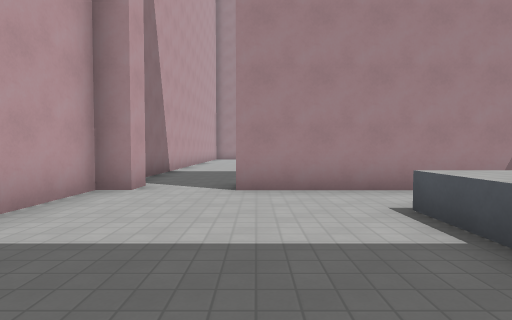
[1] (above)

17 first-person views from a walk through a level from a Godot 3-D game. The camera is 1.4 m above the floor, tilts 2° down and sees 80° across. The floor is counted in squares, 2 m on a side. Each view is taken from the middle of a square. On the plan, view 1 faces up. The plan holds only what a view shows up to about 10 squares ahead; the rest is blank. Surface patterns are stand-ins for the level's own textures.

[2]
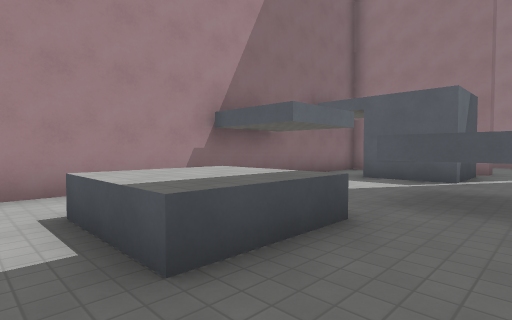

[3]
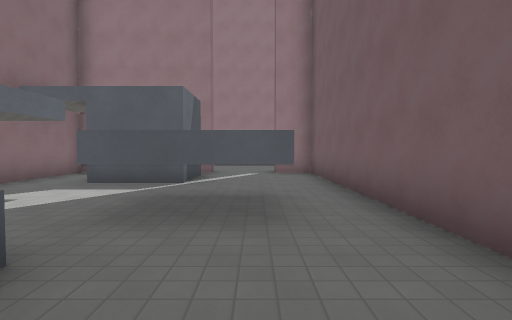

[4]
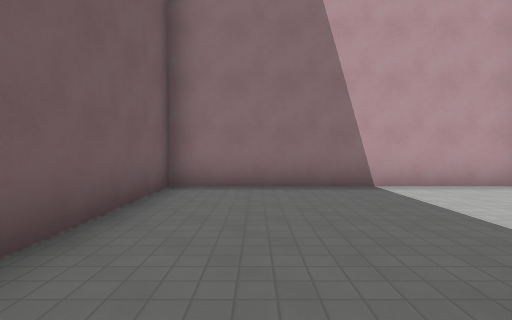

[5]
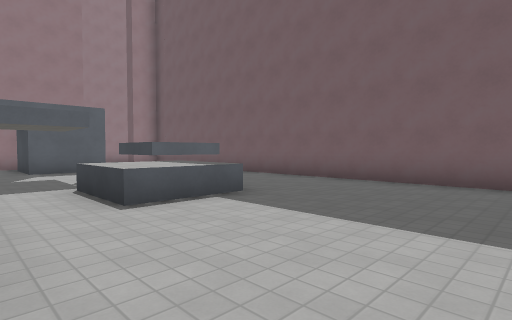

[6]
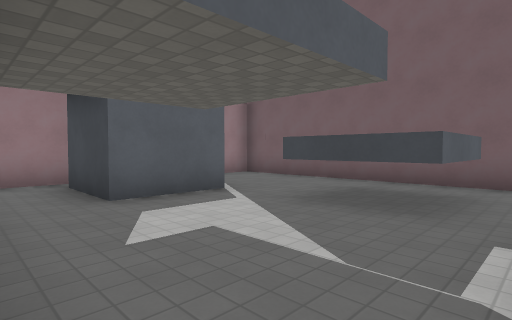

[7]
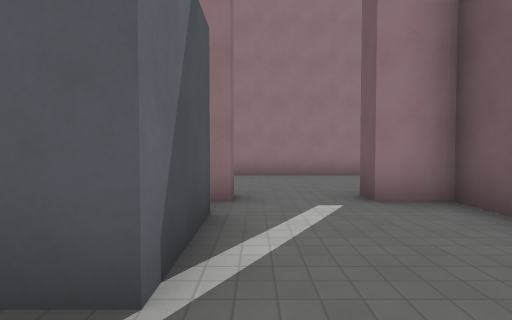

[8]
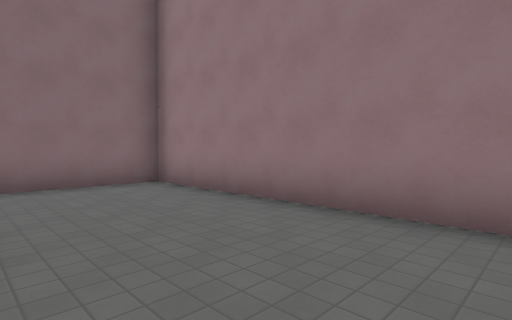

[9]
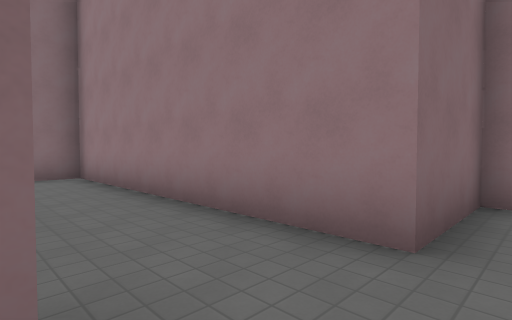

[10]
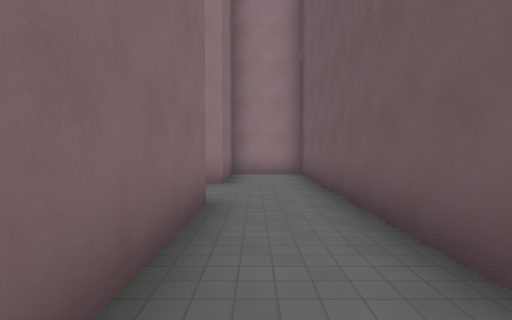

[11]
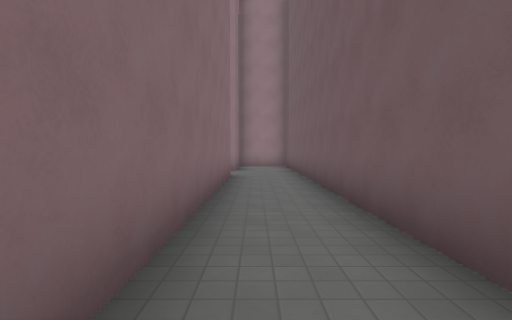

[12]
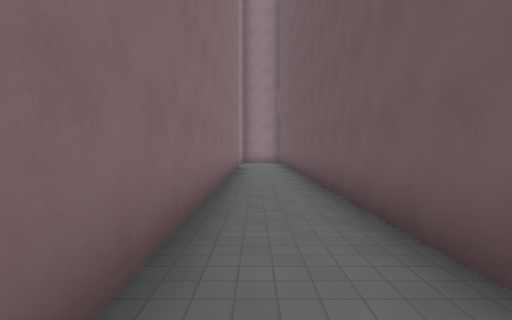

[13]
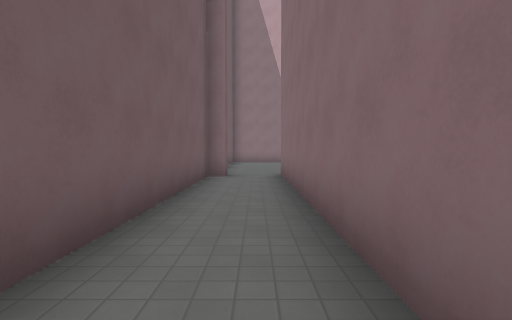

[14]
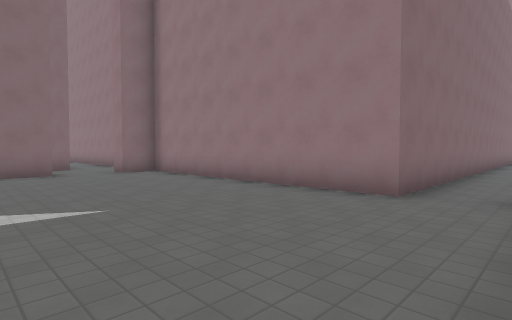

[15]
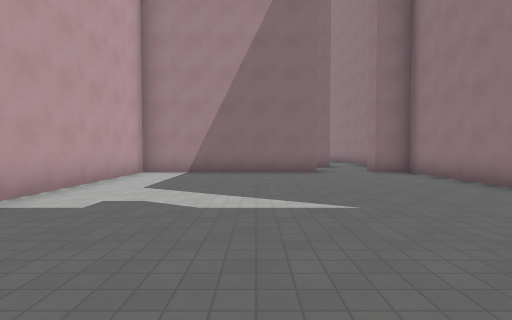

[16]
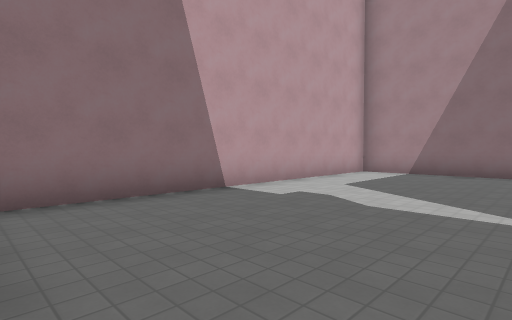

[17]
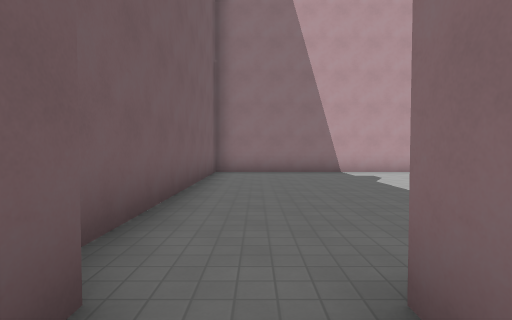

### Floor plan
Points are (right, up) in squares from view 1. A wall is a line through its corners. A room is listed if a view was taken in it or the views show most of it. See-through windows are left out.
Room 1 (views 1, 2, 3, 4, 5, 6)
walls: (4.8, -0.4) (4.8, 1.6) (6.9, 1.6); (8.3, 1.5) (8.3, 3.5) (10.4, 3.5); (-2.1, 5.2) (-2.8, 5.2) (-2.8, -1.6) (4.4, -1.6); (11.1, 3.2) (11.1, 5.2) (-0.4, 5.2)
low walls: (3.9, 1.5) (1.8, 1.5) (1.8, 3.5) (3.9, 3.5)
ways out: opening at (5.5, -1) to room 2; opening at (7.5, 1) to room 2; opening at (-1.5, 6)
Room 2 (views 7, 8)
walls: (11.6, 1.3) (11.1, 1.3); (10.4, 1.5) (8.3, 1.5); (15.2, -2.3) (15.2, 5.2) (12.5, 5.2); (4.4, -1.6) (11.1, -1.6) (11.1, -0.6) (11.8, -0.6)
ways out: opening at (5.5, -1) to room 1; opening at (7.5, 1) to room 1; opening at (14.5, -2) to room 3
Room 3 (views 9, 10, 11, 12, 13, 17)
walls: (13.1, -2.3) (-3.3, -2.3); (-3.4, -3.8) (-2.8, -3.8) (-2.8, -4.3) (17.5, -4.3) (17.5, -2.3) (15.2, -2.3)
ways out: opening at (14.5, -2) to room 2; opening at (-3, -3) to room 4
Room 4 (views 14, 15, 16)
walls: (-6.1, 5.2) (-11.4, 5.2) (-11.4, -4.3) (-4.1, -4.3); (-3.3, -2.3) (-3.3, 5.2) (-4.4, 5.2)
ways out: opening at (-3, -3) to room 3; opening at (-5.5, 6)

Where each view was taken, in squares from view 1:
view 1: 0 up, 0 right, facing up
view 2: 0 up, 1 right, facing up-right
view 3: 0 up, 2 right, facing right
view 4: 0 up, 3 right, facing left
view 5: 5 up, 2 left, facing down-right
view 6: 5 up, 4 right, facing down-right
view 7: 1 up, 7 right, facing right
view 8: 1 down, 12 right, facing up-right
view 9: 3 down, 13 right, facing up-right
view 10: 3 down, 9 right, facing right
view 11: 3 down, 5 right, facing right
view 12: 3 down, 1 right, facing right
view 13: 3 down, 5 right, facing left
view 14: 4 down, 8 left, facing up-right
view 15: 4 down, 8 left, facing up
view 16: 4 down, 7 left, facing up-left
view 17: 3 down, 2 left, facing left
